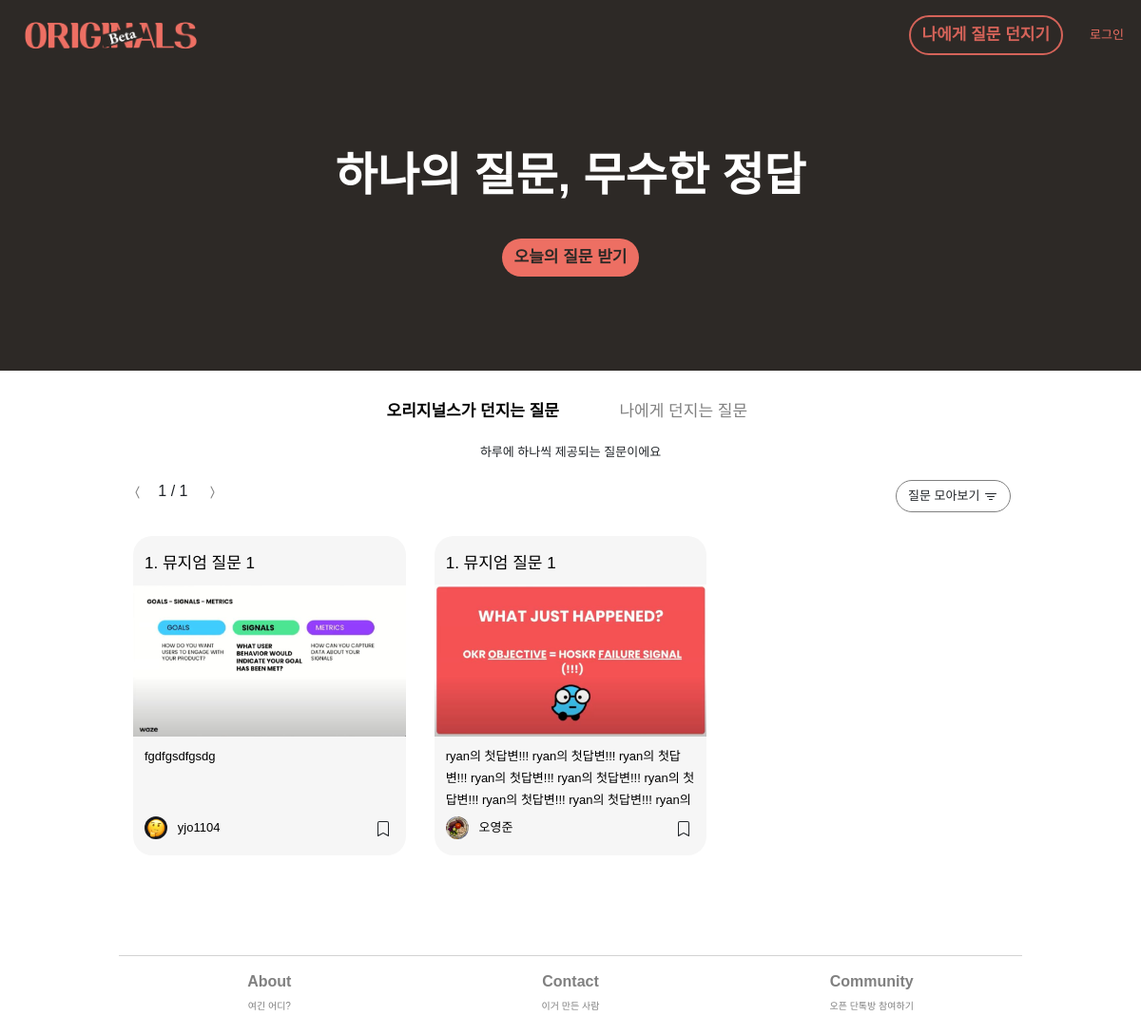
Before: /filter=1 with the older database file.
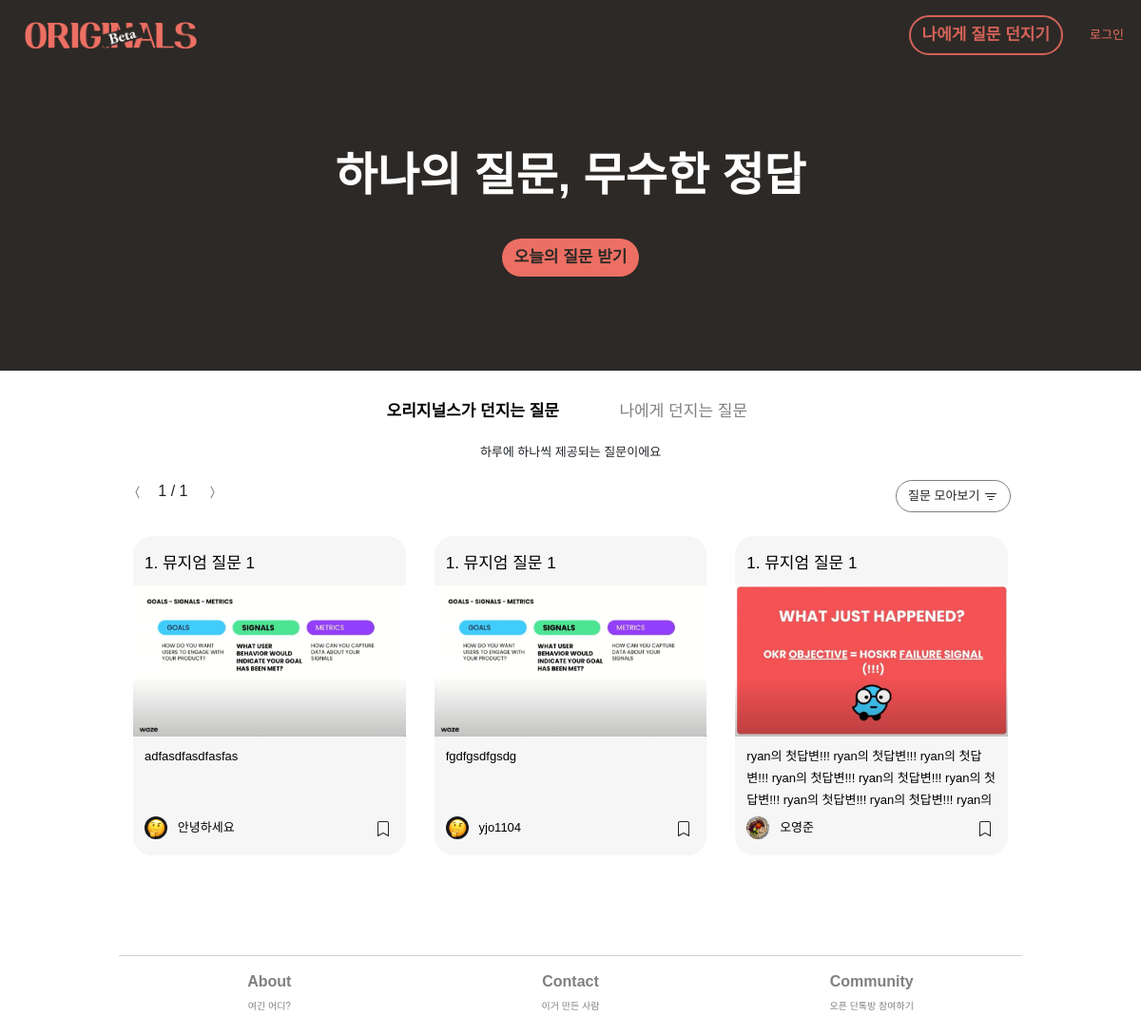
After: the same page with the newer database file.
### main/models.py (models this page shows, shortened)
class AnswersForFromUs(models.Model):
    objects = models.Manager()
    type = models.CharField(max_length=10, default='us', blank=True)
    question_id = models.ForeignKey(QuestionsFromUs, on_delete=models.CASCADE, related_name='answerforfromus', null=False, default=None)
    author_id = models.ForeignKey(User, on_delete=models.CASCADE, related_name='answerforfromus', null=False)
    body = models.CharField(max_length=10000, blank=True) # 답변을 하지 않고 저장하는 경우--null=True 필요없나?
    image = models.ImageField(null=True, blank=True, upload_to='answer_img')
    created_at = models.DateField(auto_now_add=False)
    updated_at = models.DateField(auto_now_add=True)
    created_at_time = models.DateTimeField(auto_now_add=True, null=True, blank=True)
    is_shared = models.BooleanField(default=True)
    on_magazine = models.BooleanField(default=False)

class QuestionsFromUs(models.Model):
    objects = models.Manager()
    question_no = models.IntegerField(null=True)
    title = models.CharField(max_length = 100, blank=False)
    body = models.TextField(blank=True)
    image = models.ImageField(null=True, blank=True, upload_to="question_img")
    is_nudge = models.BooleanField(default=False)
    created_at = models.DateField(auto_now_add=True)

### member/models.py (models this page shows, shortened)
class UserInfo(models.Model):
    objects = models.Manager()
    this_user = models.OneToOneField(User, on_delete=models.CASCADE, related_name = 'userinfo', null=True, default=None) ## UserInfo가 생성될 때마다 user에게 link된다.
    real_name = models.CharField(max_length=20, blank=True, default="내 이름")
    profile_image = models.ImageField(null=True, upload_to="profile_images", default="default_psa.jpg")
    self_intro = models.CharField(max_length=140, blank=True, default="나에 대한 간단한 소개")
    slug = models.SlugField(max_length=100, allow_unicode=True, null=False, blank=False)
    persona_type = models.CharField(max_length=50, null=False)
    is_editor = models.BooleanField(default=False)
    saved_answers = models.ForeignKey(AnswersForFromUs, on_delete=models.CASCADE, related_name = 'userinfo', null=True, default=None)

### main/views.py (the view)
# urls.py: path('filter=<int:question_no>', views.main_page_filtered, name="home-filtered"),
def main_page_filtered(request, question_no):
    navbar_context = navbar(request)
    this_question = QuestionsFromUs.objects.get(question_no=question_no).pk
    all_ans_us_filtered = AnswersForFromUs.objects.filter(is_shared=True, question_id=this_question).order_by('-created_at_time')
    paginator_all_ans_us = Paginator(all_ans_us_filtered, 12)
    page_all_ans_us = request.GET.get('page')
    all_ans_us_paginated = paginator_all_ans_us.get_page(page_all_ans_us)
    all_ans_self = AnswersForFromSelf.objects.filter(is_shared=True).order_by('-created_at_time')
    paginator_all_ans_self = Paginator(all_ans_self, 12)
    page_all_ans_self = request.GET.get('page')
    all_ans_self_paginated = paginator_all_ans_self.get_page(page_all_ans_self)
    all_ans_us = AnswersForFromUs.objects.filter(is_shared=True).order_by('-created_at_time')
    list__ques_id_answered_sofar = list(all_ans_us.values_list('question_id', flat=True))
    ques_no_answered_sofar = QuestionsFromUs.objects.filter(id__in=list__ques_id_answered_sofar).values('question_no', 'title').order_by('question_no')
    if request.user.is_authenticated:
        try:
            current_user = UserInfo.objects.get(this_user=request.user)
            us_saved_by_user = SavedAnswers.objects.filter(bookmarker=request.user, ans_type='us').values_list('ans_us_ref', flat=True)
            self_saved_by_user = SavedAnswers.objects.filter(bookmarker=request.user, ans_type='self').values_list('ans_self_ref', flat=True)
            list__us_saved_by_user = list(us_saved_by_user)
            list__self_saved_by_user = list(self_saved_by_user)
            self_question_possible = 'True'
            pre_context = {
                'current_user' : current_user,
                'self_question_possible' : self_question_possible,
                'all_ans_us_filtered' : all_ans_us_filtered,
                'all_ans_self' : all_ans_self,
                'list__self_saved_by_user' : list__self_saved_by_user,
                'list__us_saved_by_user' : list__us_saved_by_user,
                'ques_no_answered_sofar' : ques_no_answered_sofar,
                'all_ans_us_paginated' : all_ans_us_paginated,
                'all_ans_self_paginated' : all_ans_self_paginated,
            }
        except ObjectDoesNotExist:
            return redirect('member/userinfo')
    else:
        current_user = ''
        self_question_possible = 'False'
        pre_context = {
            'all_ans_us_filtered' : all_ans_us_filtered,
            'all_ans_self' : all_ans_self,
            'current_user' : current_user,
            'self_question_possible' : self_question_possible,
            'ques_no_answered_sofar' : ques_no_answered_sofar,
            'all_ans_us_paginated' : all_ans_us_paginated,
            'all_ans_self_paginated' : all_ans_self_paginated,
        }
    context = {**navbar_context, **pre_context}
    return render(request, 'main/home_filtered.html', context)

### main/templates/main/home_filtered.html (shortened to what this page needs)
{% extends 'main/base.html' %}
{% load static %}
{% block banner %}
<div class="row banner-row">
    <div class="col my-auto">
        <div class="row justify-content-center">
            <div class="col text-center">
                <div class='text-xl'>하나의 질문<span class='pc-only'>,</span> <br class='mobile-only'> 무수한 정답</div>
            </div>
        </div>
        <div class="row-h-20"></div>
        <div class="row justify-content-center">
            <div class="col-12 col-md-6 text-center">
                <button class="btn btn-primary" onclick="location.href='/question-from-originals'">오늘의 질문 받기</button>
            </div>
        </div>
    </div>
</div>
{% endblock %}
{% block content %}
<div class="row justify-content-center">
    <div class="col-12 col-md-6">
        <div class="row justify-content-center">
            <div class="col-6 right">
                <label class='radio-btn-label'>
                    <span class="text-m" id='radio-orig-text' style='color:black; font-weight:800;'>오리지널스가 던지는 질문</span>
                </label>
            </div>
            <div class="col-6 center">
                <label class='radio-btn-label'>
                    <span class="text-m" id='radio-self-text' style='color:grey;'>나에게 던지는 질문</span>
                </label>
            </div>
        </div>
    </div>
</div>
<div class="empty-row"></div>
<div class="row justify-content-center">
    <div class="col text-center">
        <div class='text-s' id='ques_type_desc'>하루에 하나씩 제공되는 질문이에요</div>
    </div>
</div>
<div class="row ans-orig fade-in" id='' style='display:flex;'>
    <div class="col-12">
        <div class="row justify-content-center pagination">
            <div class="col-6 left">
                {% if all_ans_us_paginated.has_previous %}
                <a href="?page={{all_ans_us_paginated.previous_page_number}}"><svg xmlns="http://www.w3.org/2000/svg" width="16" height="16" fill="currentColor" class="bi bi-chevron-compact-left" viewBox="0 0 16 16">
                    <path fill-rule="evenodd" d="M9.224 1.553a.5.5 0 0 1 .223.67L6.56 8l2.888 5.776a.5.5 0 1 1-.894.448l-3-6a.5.5 0 0 1 0-.448l3-6a.5.5 0 0 1 .67-.223z"/>
                    </svg></a>
                    &nbsp;&nbsp;
                {% else %}
                <svg xmlns="http://www.w3.org/2000/svg" width="16" height="16" fill="grey" class="bi bi-chevron-compact-left" viewBox="0 0 16 16">
                    <path fill-rule="evenodd" d="M9.224 1.553a.5.5 0 0 1 .223.67L6.56 8l2.888 5.776a.5.5 0 1 1-.894.448l-3-6a.5.5 0 0 1 0-.448l3-6a.5.5 0 0 1 .67-.223z"/>
                    </svg>&nbsp;&nbsp;
                {% endif %}
                <span>{{all_ans_us_paginated.number}}</span>
                <span>/</span>
                <span>{{all_ans_us_paginated.paginator.num_pages}}</span>
                {% if all_ans_us_paginated.has_next %}
                &nbsp;&nbsp;
                <a href="?page={{all_ans_us_paginated.next_page_number}}"><svg xmlns="http://www.w3.org/2000/svg" width="16" height="16" fill="currentColor" class="bi bi-chevron-compact-right" viewBox="0 0 16 16">
                    <path fill-rule="evenodd" d="M6.776 1.553a.5.5 0 0 1 .671.223l3 6a.5.5 0 0 1 0 .448l-3 6a.5.5 0 1 1-.894-.448L9.44 8 6.553 2.224a.5.5 0 0 1 .223-.671z"/>
                    </svg></a>
                {% else %}
                <svg xmlns="http://www.w3.org/2000/svg" width="16" height="16" fill="grey" class="bi bi-chevron-compact-right" viewBox="0 0 16 16">
                    <path fill-rule="evenodd" d="M6.776 1.553a.5.5 0 0 1 .671.223l3 6a.5.5 0 0 1 0 .448l-3 6a.5.5 0 1 1-.894-.448L9.44 8 6.553 2.224a.5.5 0 0 1 .223-.671z"/>
                    </svg>
                {% endif %}
            </div>
            <div class="col-6 right">
                <span class="btn btn-menial" data-toggle='modal' data-target='#ans-us-modal'>
                    <span class="pc-only">질문 모아보기</span>
                </span>
            </div>
        </div>
    </div>
    {% for u in all_ans_us_paginated %}
    <div class="col-12 col-md-4">
        <div class="row align-middle">
            <div class="card card-body grid-card col ans-us-card">
                <a href="/originals-answer/{{u.id}}" id="ans-click-id-{{u.id}}" onclick="TrackClicksUs(id)">
                    <div class="row">
                        <div class="col">
                            <div class="text-m ques-title">{{u.question_id.question_no}}. {{u.question_id.title}}</div>
                        </div>
                    </div>
                    <div class="row list-img-container-row">
                        <div class="col list-img-container-col">
                            <img class='question-img-list' src="{{u.image.url}}"/>
                        </div>
                    </div>
                    <div class="row">
                        <div class="col">
                            <div class='text-s link textbunch truncate'>{{u.body}}</div>
                        </div>
                    </div>
                </a>
                <div class="row">
                    <div class="col-10 my-auto text-s">
                        <a href='/profile/{{u.author_id.username}}'><img class='profile-img-list' src="{{u.author_id.userinfo.profile_image.url}}">&nbsp;&nbsp;&nbsp;{{u.author_id.userinfo.real_name}}</a>
                    </div>
                    <div class="col-2 my-auto text-center">
                        {% if u.id in list__us_saved_by_user %}
                        <div class='bookmark-orig' id='us-ans-id-{{u.id}}' onclick="BookmarkUs(id)">
                            <svg class="bookmark-icon bi bi-bookmark-fill"  xmlns="http://www.w3.org/2000/svg" width="16" height="16" fill="currentColor" viewBox="0 0 16 16">
                                <path d="M2 2v13.5a.5.5 0 0 0 .74.439L8 13.069l5.26 2.87A.5.5 0 0 0 14 15.5V2a2 2 0 0 0-2-2H4a2 2 0 0 0-2 2z"/>
                                </svg>
                        </div>
                        {% else %}
                        <div class='bookmark-orig' id='us-ans-id-{{u.id}}' onclick="BookmarkUs(id)">
                        </div>
                        {% endif %}
                    </div>
                </div>
            </div>
        </div>
    </div>
    {% endfor %}
</div>
{%endblock%}

### main/templates/main/base.html (shortened to what this page needs)
{% load static %}
{% static 'images' as baseUrl%}
<!DOCTYPE html>
<html lang="en">
<head>
    <link rel="stylesheet" href="{% static 'base.css' %}">
    <link rel="stylesheet" href="{% static 'main/C_ans_us.css' %}">
    <link rel="stylesheet" type="text/css" href="https://cdn.jsdelivr.net/gh/moonspam/NanumSquare@1.0/nanumsquare.css">
    <link href="https://cdn.jsdelivr.net/npm/bootstrap@5.1.0/dist/css/bootstrap.min.css" rel="stylesheet">
    {% load bootstrap4 %}
</head>
<body>
    <nav class="navbar navbar-default navbar-expand nav-bar fixed-top">
        <div class='navbar-brand nav-link' onclick="location.href='/'">
            <img class="ci" src="{% static 'museum/images/ci_beta.png' %}" alt='ci'>
        </div>
        <div class="navbar-text collapse navbar-collapse justify-content-end">
            <ul class="navbar-nav">
                {% if from_profile_page == 'True' %}
                <li class='navbar-item'><button class='btn btn-secondary text-s' id='self-ques-btn' type='button' onclick="location.href='https://www.originals.world/question-from-myself'">나에게 질문 던지기</button></li>
                {% else %}
                <li class='navbar-item'><button class='btn btn-secondary text-s' id='self-ques-btn' type='button' onclick="location.href='https://www.originals.world/question-from-myself'">나에게 질문 던지기</button></li>
                {% endif %}
                {% if navbar_authenticated == 'True' %}
                <li class='navbar-item my-auto'><img class="profile-img-navbar" onclick="location.href='/profile/{{navbar_this_user}}'" src="{{navbar_this_userinfo.profile_image.url}}"></li>
                {% elif navbar_authenticated == 'False' %}
                <li class="navbar-item my-auto"><span onclick="location.href='/login'" class="nav-link text-s">로그인</span></li>
                {% endif %}
            </ul>
        </div>
    </nav>
    <div class="row-h-40 pc-only"></div>
    {% block banner %}
    {% endblock %}
    <div class="container">
        <div class="row justify-content-center">
            <div class="col-md-1"></div>
            <div class="col-xs-11 col-md-10">
                {% block content %}
                {% endblock %}
            </div>
            <div class="col-md-1">
            </div>
        </div>
    </div>
    <div class="row-h-80"></div>
    <footer>
        <div class="container">
            <div class="row justify-content-center">
                <div class="col-xs-11 col-md-10 center footer-section">
                    <div class="row justify-content-center">
                        <div class="col-4">
                            <a href="/about" style="color: grey !important">About</a><br>
                            <span class="text-xs">여긴 어디?</span>
                        </div>
                        <div class="col-4">
                            <a href="https://open.kakao.com/o/sZ2RLNAd" style="color: grey !important">Contact</a><br>
                            <span class="text-xs">이거 만든 사람</span>
                        </div>
                        <div class="col-4">
                            <div onclick="NotYetAlert()" class="link" style="color: grey !important">
                                <span>Community</span><br>
                                <span class="text-xs">오픈 단톡방 참여하기</span>
                        </div>
                        </div>
                    </div>
                </div>
            </div>
        </div>
        <div class="row-h-20"></div>
    </footer>
</body>
</html>

Changed rows visible on the page:
added AnswersForFromUs: question_id.question_no "1", question_id "뮤지엄 질문 1", image (picture), body "adfasdfasdfasfas", author_id.userinfo.profile_image (placeholder picture), author_id.userinfo.real_name "안녕하세요"
